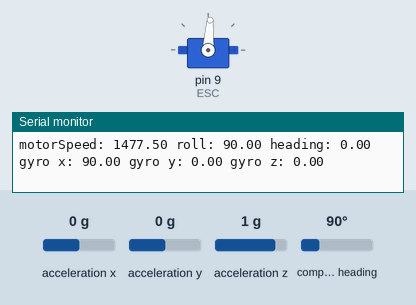
A program run on a simulated Arduino Uno, built with avr-gcc and run on an emulated ATmega328P. Shown: servo, the last lines printed to the serial monitor. The test bench sets the inputs (shaded band); at power-on: compass heading 90°, acceleration x 0 g, acceleration y 0 g, acceleration z 1 g.

Above: at 3.2 s.
3.3 s: compass heading set to 269°
At 4.7 s:
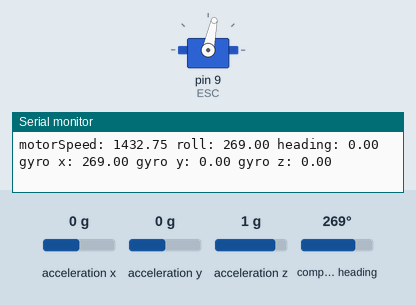
13.8 s: compass heading set to 90°
At 14.6 s:
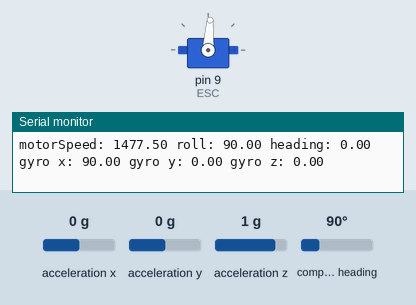
Timing chart, 0 to 16.3 s (numbered marks = the images above; inputs shaded):
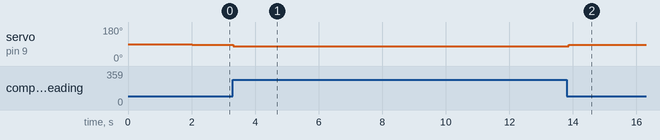

The program:

main.cpp
```cpp
// ------BLDC--------
#include <Servo.h>
#define MAX_PWM 1700
#define MIN_PWM 1300
#define STATIONARY_PWM 1500
Servo ESC;
double motorSpeed = 0;
// ------------------

// ------BNO055-----
#include <Wire.h>
#include <Adafruit_Sensor.h>
#include <Adafruit_BNO055.h>
#include <utility/imumaths.h>
#define MPU_ADDRESS 0x28 // I2C address of the BNO055
#define BNO055_SAMPLERATE_DELAY_MS 10
Adafruit_BNO055 bno = Adafruit_BNO055(-1, MPU_ADDRESS, &Wire);
double yawAngle = 0;
double yawAngularSpeed = 0;
// ------------------

// -------PID--------
#include "PID.h"
const double xkP = 0.25; // displacement kP
const double xkI = 0.0;
const double xkD = 0.0;
PIDAngleController pidAngle(xkP, xkI, xkD);
const double vkP = 0.05; // velocity kP // TODO: ESC already has a velocity speed, so sus.
const double vkI = 0.000;
const double vkD = 0.0;
PIDController pidSpeed(vkP, vkI, vkD);
// ------------------

// ------GENERAL-----
long timeCur, timePrev, timeStart;
const int numReadings = 5;
double readings[numReadings];
int readIndex = 0;
double total = 0;
double rollingAvg = 0;
double targetPos = 0;
// FSM variables
byte controllerState = 0;
// ------------------

// Calibrate ESC by plugging in battery when MAX_PWM is being outputted.
void calibrateESC() {
  ESC.writeMicroseconds(STATIONARY_PWM);
  delay(2000);
}

// Set the current speed and direction of the motor
void setSpeed(double targetSpeed) {
  // double check how this works for a negative value. MIN_PWM should go max backwards
  motorSpeed = constrain(STATIONARY_PWM + targetSpeed, MIN_PWM, MAX_PWM);
  ESC.writeMicroseconds(motorSpeed);
}

void updateYawAngle() {
  sensors_event_t event;
  bno.getEvent(&event);
  yawAngle = event.orientation.roll;
}

void updateYawSpeed() {
  sensors_event_t event;
  bno.getEvent(&event);
  yawAngularSpeed = event.gyro.x;
}

// Smooth the angular speed --> rolling average
void updateRollingAvg() {
    total = total - readings[readIndex];
    readings[readIndex] = yawAngularSpeed;
    total = total + readings[readIndex];
    readIndex = readIndex + 1;
    if (readIndex >= numReadings) { readIndex = 0; }
    rollingAvg = total / numReadings;
}

void setup() {
  Serial.begin(9600);

  // IMU setup
  if(!bno.begin()) {
    Serial.print(F("No BNO055 detected"));
    exit(1);
  }
  bno.setExtCrystalUse(true);

  // Start ESC on pin 9
  ESC.attach(9,1000,2000);
  calibrateESC();

  updateYawAngle();
  targetPos = yawAngle;

  Serial.println("Setup finished!");

  timeCur = millis();
  timeStart = timeCur;
}

void loop() {
  // Every 10ms, read IMU and call controllers
  if (millis() - timeCur > 10) {
    timePrev = timeCur;
    timeCur = millis();

    // update values
    updateYawAngle();
    updateYawSpeed();
    updateRollingAvg();

    // // FSM transition
    // if (controllerState == 1 && fabs(rollingAvg) > 360 /* °/s */) {
    //   controllerState = 0;
    // } else if (controllerState == 0 && fabs(rollingAvg) < 45 /* °/s */) {
    //   controllerState = 1;
    // }
    // controllerState = 0;
    // // FSM action
    // if (controllerState == 0) { // state 0 = detumble + update time for angle
    //   motorSpeed += pidSpeed.compute(0, rollingAvg, timeCur - timePrev);
    //   pidAngle.compute(targetPos, yawAngle, timeCur - timePrev); // need because time is updated each iter
    // } else { // state 1 = set setpoint to calculated motor output. Error = desired pwm -avg pwm
    //   motorSpeed += pidSpeed.compute(pidAngle.compute(targetPos, yawAngle, timeCur - timePrev), rollingAvg, timeCur - timePrev);
    // }
    motorSpeed = pidAngle.compute(0, yawAngle, timeCur - timePrev); // need because time is updated each iter
    setSpeed(motorSpeed);

    delay(BNO055_SAMPLERATE_DELAY_MS);

    // Print info to console
    Serial.print("motorSpeed: "); Serial.print(motorSpeed);
    sensors_event_t event;
    bno.getEvent(&event);
    Serial.print(" roll: "); Serial.print(event.orientation.roll);
    Serial.print(" heading: "); Serial.print(event.orientation.heading);
    Serial.print(" gyro x: "); Serial.print(event.gyro.x);
    Serial.print(" gyro y: "); Serial.print(event.gyro.y);
    Serial.print(" gyro z: "); Serial.println(event.gyro.z);
    // Serial.print(F(" "));
    // Serial.println(rollingAvg);
  }
}
```

PID.h
```cpp
#ifndef PID_CONTROLLER_H
#define PID_CONTROLLER_H
/* A standard PID controller class */
class PIDController {
private:
  double kp, ki, kd, lastErr, cumulErr;

protected:
  virtual double calcError(double setPoint, double current){
    return setPoint - current;
  }

public:
  PIDController(double kp, double ki, double kd) : kp(kp), ki(ki), kd(kd), lastErr(0), cumulErr(0){}

  double compute(double setPoint, double current, long detaT){
     /*Compute all the working error variables*/
     double error = calcError(setPoint, current);
     double dErr = (detaT==0) ? 0 : calcError(error, lastErr) / detaT;

     /*Remember some variables for next time*/
     lastErr = error;
     cumulErr += error * detaT;

     /*Compute PID Output*/
     return kp * error + ki * cumulErr + kd * dErr;
  }

  void reset(){
    lastErr=0;cumulErr=0;
  }
};

/* A PID controller to control angles*/
class PIDAngleController: public PIDController{

public:
  PIDAngleController(double kp, double ki, double kd) : PIDController(kp, ki, kd) {}

protected:
  virtual double calcError(double setPoint, double current){
    // double distance = fmod(setPoint - current , 360.0);
    // if (distance < 0)
    //     return distance + 360;
    // else if (distance > 359)
    //     return distance - 360;
    // return distance;
    return setPoint - current;
  }
};
#endif
```

Measured:
- after the input at 3.3 s, servo on pin 9 (ESC): 86° → 78° at once
- after the input at 13.8 s, servo on pin 9 (ESC): 78° → 86° after 0.07 s
